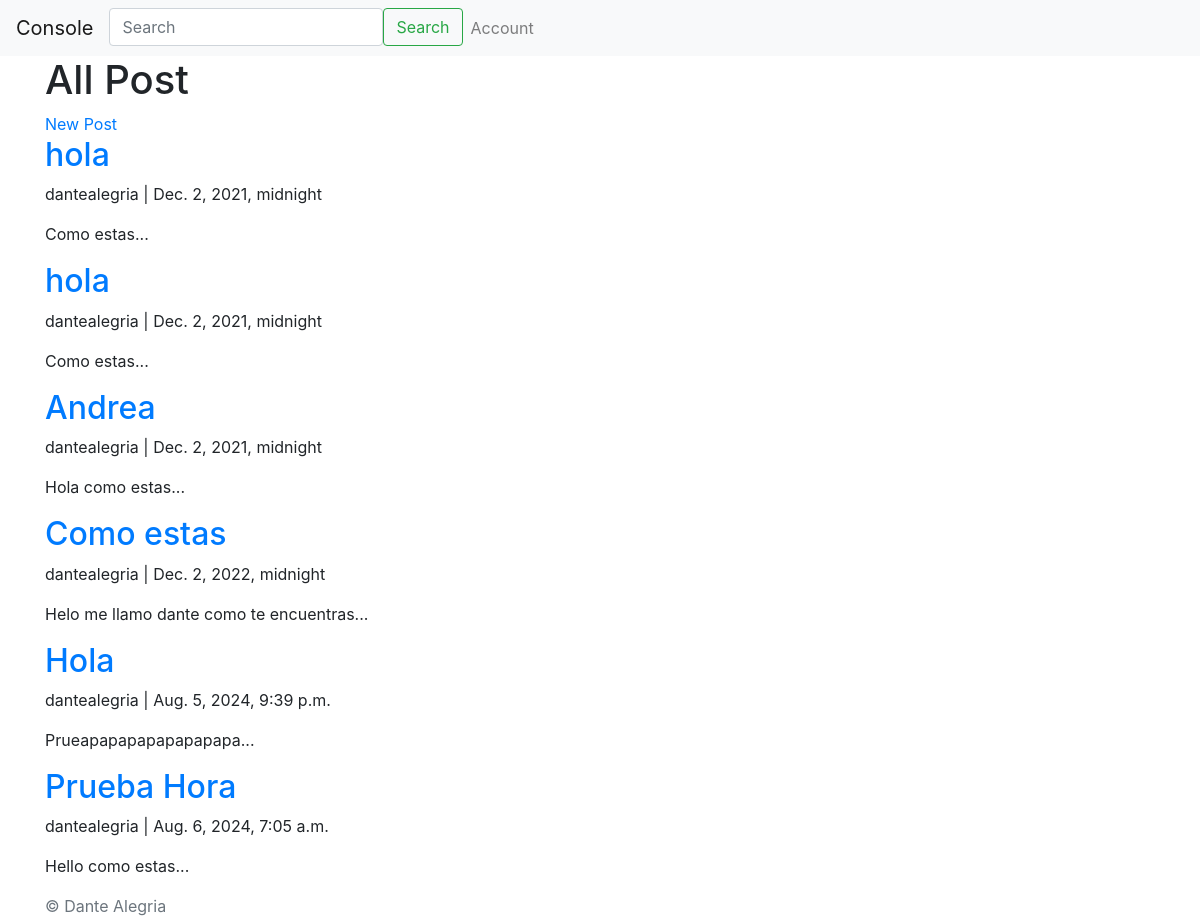
The page /main/home/post on the database as committed earlier.
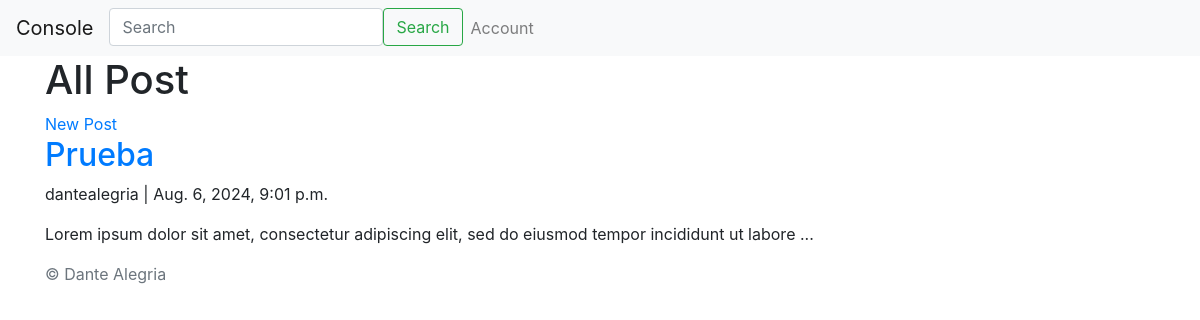
The same page on the database as committed later.
### Main/models.py (models this page shows, shortened)
class Post(models.Model):
    title = models.CharField(max_length=200)
    content = models.TextField()
    author = models.ForeignKey(User, on_delete=models.CASCADE)
    published_at = models.DateTimeField(default=timezone.now)
    def short_content(self):
        return self.content[:100] + '...'

### Main/views.py (the view)
# urls.py: urls.path('home/post', views.post_list, name='post_list'),
def post_list(request):
    posts = Post.objects.filter(published_at__lte=timezone.now()).order_by('published_at')
    return render(request, 'post_list.html', {'posts': posts})

### Main/templates/post_list.html
{% extends 'base_Main.html' %}
{% block content %}
  <h1>All Post</h1>
  <a href="{% url 'post_new' %}">New Post</a>
  <div id="list">
    {% for post in posts %}
      <div>
        <h2><a href="{% url 'post_detail' post.id %}">{{ post.title }}</a></h2>
        <p>{{ post.author }} | {{ post.published_at }}</p>
        <p>{{ post.short_content}}</p>
      </div>
    {% endfor %}
  </div>
{% endblock %}

Rows that differ between the two databases and show on the page:
removed Post: title "hola", author "dantealegria", published_at "Dec. 2, 2021, midnight", short_content "Como estas..."
removed Post: title "hola", author "dantealegria", published_at "Dec. 2, 2021, midnight", short_content "Como estas..."
removed Post: title "Andrea", author "dantealegria", published_at "Dec. 2, 2021, midnight", short_content "Hola como estas..."
removed Post: title "Como estas", author "dantealegria", published_at "Dec. 2, 2022, midnight", short_content "Helo me llamo dante como te encuentras..."
removed Post: title "Hola", author "dantealegria", published_at "Aug. 5, 2024, 9:39 p.m.", short_content "Prueapapapapapapapapa..."
removed Post: title "Prueba Hora", author "dantealegria", published_at "Aug. 6, 2024, 7:05 a.m.", short_content "Hello como estas..."
added Post: title "Prueba", author "dantealegria", published_at "Aug. 6, 2024, 9:01 p.m.", short_content "Lorem ipsum dolor sit amet, consectetur adipiscing elit, sed do eiusmod tempor incididunt ut labore ..."
